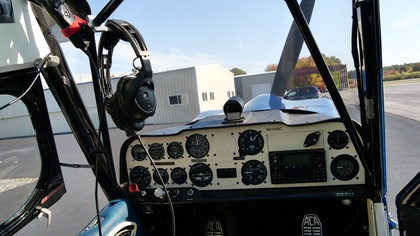
%> input picture Dial_Reader/Images/Airport Visit Oct 17/Visit_10-17-2022 (2).JPG, 420 x 236 px, shrunk from 4016 x 2256 before the run
$ octave TESTS.m   (GNU Octave 9; MATLAB toolbox functions it lacks are replaced by stand-ins)
%> lines starting %> are read from the running program, lines starting %| are printed output that depends on the picture; in (x1, y1, x2, y2) boxes, pixels count from 0 and x2, y2 are one past the last pixel; in counts of white or black regions, pixels touching at a corner belong together; the program's own positions count from 1
% Dial Reader TESTS

clear; close all;


% Select Image
[im_name,path] = uigetfile('*.*');
%> the answer given: Images/Airport Visit Oct 17/Visit_10-17-2022 (2).JPG

% Read Image
im_OG = imread(strcat(path,im_name));
%> im_OG is the input picture: size 236x420x3 uint8; mean R, G, B 100, 105.4, 108.6

im = downsample(im_OG,4);
im = downsample(pagetranspose(im),4);
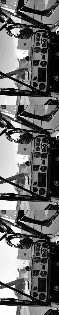
%> im: size 315x59 uint8; min 0, max 255, mean 105.2
im = pagetranspose(im);
%> im: size 59x315 uint8

width_im = size(im,2);
%> width_im = 315
height_im  =size(im,1);
%> height_im = 59

% [9 lines of commented-out code are left out]

im_bw = rgb2gray(im);

% Use adaptthresh to determine threshold to use in binarization operation.

thresh = adaptthresh(im_bw, 0.4);
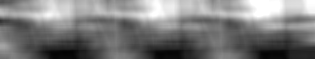
%> thresh: size 59x315 double; min 0.0188, max 1, mean 0.488

% Convert image to binary image, specifying the threshold value.

im_adapthresh = imbinarize(im_bw,thresh);
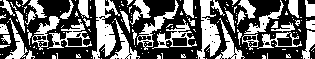
%> im_adapthresh: size 59x315 logical; 40% white; 168 white regions (130 under 20 px), largest, box (x1, y1, x2, y2) and area: (92, 0, 120, 59) 809, (197, 0, 221, 59) 721, (137, 0, 179, 50) 390

% Display the original image with the binary version, side-by-side.

figure();
imshowpair(im_bw, im_adapthresh, 'montage');
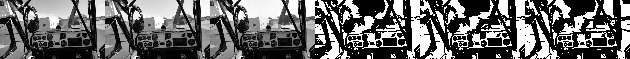
%> displayed picture: size 59x630, on the screen's scale of 0 to 255; min 0, max 255, mean 103.6

% Invert Adapted -Thresholded Image
im_preCirc = not(im_adapthresh);


short_dim = min(size(im_preCirc,[1,2]));   % Shortest dimension of image
%> short_dim = 59
min_radius_perc = 0.05; % minimum radius (as a percent of short_dim)
radius_range = [round(min_radius_perc*short_dim), short_dim]; % Circle Radius Range
%> radius_range = [3 59]

% Find Circles
[centers, radii, metric] = imfindcircles(im_preCirc, radius_range);
%> centers = 23 rows, first 12: [116.7 46.53; 45.5 21.79; 150.6 21.96; 221.4 46.46; 256.3 22.77; 33.49 26.94; 9.25 47.28; 92.53 11.38; 197.4 11.44; 65.74 25.39; 112 18.35; 241.8 25.93]; radii = 23 values, max 47.83 at index 22, min 3.65 at index 23, mean 7.32; metric = 23 values, max 0.468 at index 1, min 0.168 at index 23, mean 0.343

% Create Rectangle Parameters
x_rec = round( centers(:,1) - radii ); % lower left corner x-value
%> x_rec = 23 values, max 299 at index 15, min 1 at index 7, mean 155.7
y_rec = round( centers(:,2) - radii ); % lower left corner y-value
%> y_rec = 23 values, max 42 at index 1, min -16 at index 22, mean 17.7
w_rec = round(2*radii);    % horizontal width
%> w_rec = 23 values, max 96 at index 22, min 7 at index 3, mean 14.61
h_rec = w_rec;                  % vertical height
%> h_rec has the same summary as w_rec


figure()
imshow(im)
% Rectangles
for i = 1:size(x_rec, 1)
    rectangle('Position',[x_rec(i), y_rec(i), w_rec(i), h_rec(i)], 'EdgeColor','r', 'LineWidth',2)
end
%> this loop made 23 passes
% Circles
viscircles(centers, radii,'EdgeColor','b'); % circle circumferences
viscircles(centers, ones(size(centers,1),1),'EdgeColor','b'); % circle centers
title("Detected Circles")
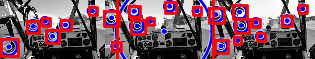
%> figure redrawn from the program's plot data; its title reads 'Detected Circles'


%% Cut Each Circle Out
circles_list = cell(1, size(x_rec, 1));
%> circles_list = 23 items

for c_n = 1:size(x_rec, 1)
    x_range = round( centers(c_n,1) - radii(c_n) ) : round( centers(c_n,1) + radii(c_n) );
    y_range = round( centers(c_n,2) - radii(c_n) ) : round( centers(c_n,2) + radii(c_n) );

    % Too low fix
    x_range(x_range <= 0) = 1;
    y_range(y_range <= 0) = 1;
    % Too high fix
    x_range(x_range > width_im) = 1;
    y_range(y_range > height_im) = 1;

    circles_list{1, c_n} = edge(im(y_range, x_range));


end
%> this loop made 23 passes

figure()
montage(circles_list)
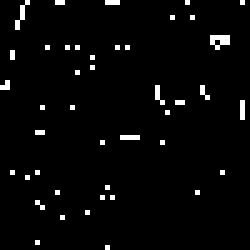
%> displayed picture: size 50x50 logical (shown 5 times larger); 3% white in thin lines or dots

%% FIND LINES

% # of lines to find
numLines = 5;

figure()
for i = 1: size(circles_list, 2)

    % Compute the Hough transform of the binary image returned by edge.
    [H,theta,rho] = hough(circles_list{i});

    % Find the peaks in the Hough transform matrix, H, using the houghpeaks function.
    P = houghpeaks(H,numLines);%,'threshold',ceil(0.3*max(H(:))));

    % Find lines in the image using the houghlines function.
    lines = houghlines(circles_list{i},theta,rho,P);%,'FillGap',5,'MinLength',7);

    % Create a plot that displays the original image with the lines superimposed on it.
    subplot(1,size(circles_list, 2), i)
    imshow(circles_list{i}), hold on
    max_len = 0;
    for k = 1:length(lines)
       xy = [lines(k).point1; lines(k).point2];
       plot(xy(:,1),xy(:,2),'LineWidth',2,'Color','green');

       % Plot beginnings and ends of lines
       plot(xy(1,1),xy(1,2),'x','LineWidth',2,'Color','yellow');
       plot(xy(2,1),xy(2,2),'x','LineWidth',2,'Color','red');

       % Determine the endpoints of the longest line segment
       len = norm(lines(k).point1 - lines(k).point2);
       if ( len > max_len)
          max_len = len;
          xy_long = xy;
       end
    end
    % highlight the longest line segment
%> (the run ends here)

$ run again, on Dial_Reader/Images/Airport Visit Oct 17/Visit_10-17-2022 (6).JPG
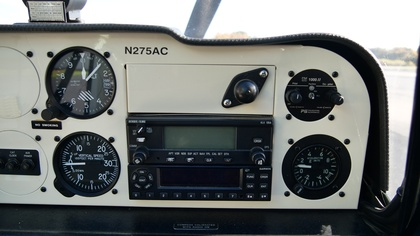
%> input picture Dial_Reader/Images/Airport Visit Oct 17/Visit_10-17-2022 (6).JPG, 420 x 236 px, shrunk from 4016 x 2256 before the run
%> im_OG is the input picture: size 236x420x3 uint8; mean R, G, B 110.3, 113.7, 112.4
%> im_adapthresh: size 59x315 logical; 38.8% white; 153 white regions (134 under 20 px), largest, box (x1, y1, x2, y2) and area: (80, 0, 198, 53) 2011, (185, 0, 303, 53) 1976, (0, 9, 93, 53) 1668
%> centers = 30 rows, first 12: [80 42.71; 185 42.71; 290 42.5; 289 24.71; 79 24.5; 184 24.5; 20.91 21.64; 125.9 21.62; 231.3 21.56; 21.68 42.16; 126.8 42.6; 231.8 42.46]; radii = 30 values, max 8.97 at index 7, min 3.43 at index 23, mean 6.17; metric = 30 values, max 1.06 at index 1, min 0.287 at index 30, mean 0.578
%> x_rec = 30 values, max 282 at index 3, min 1 at index 26, mean 141
%> y_rec = 30 values, max 37 at index 16, min -2 at index 29, mean 22.43
%> w_rec = 30 values, max 18 at index 7, min 7 at index 20, mean 12.37
%> h_rec has the same summary as w_rec
%> the loop `for i = 1:size(x_rec, 1)` made 30 passes
%> `title("Detected Circles")`:
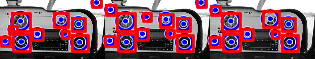
%> figure redrawn from the program's plot data; its title reads 'Detected Circles'
%> circles_list = 30 items
%> the loop `for c_n = 1:size(x_rec, 1)` made 30 passes
%> after the loop `for c_n = 1:size(x_rec, 1)`: y_range = [1 1 1 1 2 3 4 5 6 7 8]
